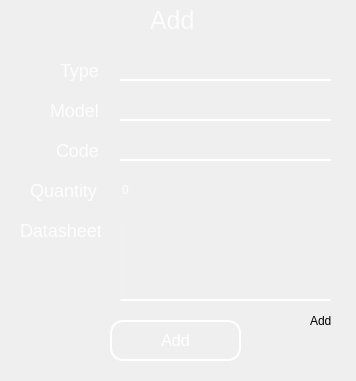
<?xml version="1.0" encoding="UTF-8"?>
<ui version="4.0">
 <class>Form</class>
 <widget class="QWidget" name="Form">
  <property name="geometry">
   <rect>
    <x>0</x>
    <y>0</y>
    <width>356</width>
    <height>381</height>
   </rect>
  </property>
  <property name="windowTitle">
   <string>Form</string>
  </property>
  <widget class="QLabel" name="backgroundLabel">
   <property name="geometry">
    <rect>
     <x>0</x>
     <y>0</y>
     <width>401</width>
     <height>381</height>
    </rect>
   </property>
   <property name="styleSheet">
    <string notr="true">QLabel#backgroundLabel{
background-image: url(:/bg-img/background.png);
}</string>
   </property>
   <property name="text">
    <string/>
   </property>
  </widget>
  <widget class="QLabel" name="addLabel">
   <property name="geometry">
    <rect>
     <x>150</x>
     <y>10</y>
     <width>51</width>
     <height>21</height>
    </rect>
   </property>
   <property name="styleSheet">
    <string notr="true">QLabel#addLabel{
color: rgba(255,255,255,200);
font-size: 25px;
font-family: &quot;Arial&quot;;
}</string>
   </property>
   <property name="text">
    <string>Add</string>
   </property>
  </widget>
  <widget class="QLabel" name="tip_Label">
   <property name="geometry">
    <rect>
     <x>60</x>
     <y>60</y>
     <width>41</width>
     <height>21</height>
    </rect>
   </property>
   <property name="styleSheet">
    <string notr="true">QLabel#tip_Label{
color: rgba(255,255,255,225);
font-size: 18px;
font-family: &quot;Arial&quot;;
}</string>
   </property>
   <property name="text">
    <string>Type</string>
   </property>
  </widget>
  <widget class="QLabel" name="model_Label">
   <property name="geometry">
    <rect>
     <x>50</x>
     <y>100</y>
     <width>51</width>
     <height>21</height>
    </rect>
   </property>
   <property name="styleSheet">
    <string notr="true">QLabel#model_Label{
color: rgba(255,255,255,225);
font-size: 18px;
font-family: &quot;Arial&quot;;
}</string>
   </property>
   <property name="text">
    <string>Model</string>
   </property>
  </widget>
  <widget class="QLabel" name="datasheet_Label">
   <property name="geometry">
    <rect>
     <x>20</x>
     <y>220</y>
     <width>81</width>
     <height>21</height>
    </rect>
   </property>
   <property name="styleSheet">
    <string notr="true">QLabel#datasheet_Label{
color: rgba(255,255,255,225);
font-size: 18px;
font-family: &quot;Arial&quot;;
}</string>
   </property>
   <property name="text">
    <string>Datasheet</string>
   </property>
  </widget>
  <widget class="QLabel" name="qt_Label">
   <property name="geometry">
    <rect>
     <x>30</x>
     <y>180</y>
     <width>71</width>
     <height>21</height>
    </rect>
   </property>
   <property name="styleSheet">
    <string notr="true">QLabel#qt_Label{
color: rgba(255,255,255,225);
font-size: 18px;
font-family: &quot;Arial&quot;;
}</string>
   </property>
   <property name="text">
    <string>Quantity</string>
   </property>
  </widget>
  <widget class="QPushButton" name="addConfirm_Button">
   <property name="geometry">
    <rect>
     <x>110</x>
     <y>320</y>
     <width>131</width>
     <height>41</height>
    </rect>
   </property>
   <property name="styleSheet">
    <string notr="true">QPushButton#addConfirm_Button{
background-color: rgba(0,0,0,0);
color: white;
font-size: 16px;
font-family: &quot;Arial&quot;;
border: 2px solid white;
border-radius: 13px;
}
QPushButton#addConfirm_Button:hover{
background-color: rgba(0,0,0,125);
}</string>
   </property>
   <property name="text">
    <string>Add</string>
   </property>
  </widget>
  <widget class="QTextEdit" name="type_Add_textEdit">
   <property name="geometry">
    <rect>
     <x>120</x>
     <y>50</y>
     <width>211</width>
     <height>31</height>
    </rect>
   </property>
   <property name="font">
    <font>
     <pointsize>12</pointsize>
    </font>
   </property>
   <property name="styleSheet">
    <string notr="true">QTextEdit#type_Add_textEdit{
background-color: rgba(0,0,0,0);
color: white;
border: none;
border-bottom: 2px solid white;
}</string>
   </property>
  </widget>
  <widget class="QTextEdit" name="model_Add_textEdit">
   <property name="geometry">
    <rect>
     <x>120</x>
     <y>90</y>
     <width>211</width>
     <height>31</height>
    </rect>
   </property>
   <property name="font">
    <font>
     <pointsize>12</pointsize>
    </font>
   </property>
   <property name="styleSheet">
    <string notr="true">QTextEdit#model_Add_textEdit{
background-color: rgba(0,0,0,0);
color: white;
border: none;
border-bottom: 2px solid white;
}</string>
   </property>
  </widget>
  <widget class="QTextEdit" name="datasheet_Add_textEdit">
   <property name="geometry">
    <rect>
     <x>120</x>
     <y>220</y>
     <width>211</width>
     <height>81</height>
    </rect>
   </property>
   <property name="font">
    <font>
     <pointsize>12</pointsize>
    </font>
   </property>
   <property name="styleSheet">
    <string notr="true">QTextEdit#datasheet_Add_textEdit{
background-color: rgba(0,0,0,0);
color: white;
border: 1px solid rgba(255,255,255,15);
border-bottom: 2px solid white;
}</string>
   </property>
  </widget>
  <widget class="QSpinBox" name="qt_spinBox">
   <property name="geometry">
    <rect>
     <x>120</x>
     <y>180</y>
     <width>40</width>
     <height>20</height>
    </rect>
   </property>
   <property name="font">
    <font>
     <pointsize>-1</pointsize>
    </font>
   </property>
   <property name="styleSheet">
    <string notr="true">QSpinBox#qt_spinBox{
background-color: rgba(0,0,0,0);
color: white;
border: none;
font-size: 12px;
}</string>
   </property>
   <property name="maximum">
    <number>999</number>
   </property>
  </widget>
  <widget class="QLabel" name="addLabel_2">
   <property name="geometry">
    <rect>
     <x>310</x>
     <y>310</y>
     <width>51</width>
     <height>21</height>
    </rect>
   </property>
   <property name="styleSheet">
    <string notr="true">QLabel#addLabel{
color: rgba(255,255,255,200);
font-size: 25px;
font-family: &quot;Arial&quot;;
}</string>
   </property>
   <property name="text">
    <string>Add</string>
   </property>
  </widget>
  <widget class="QLabel" name="code_Label">
   <property name="geometry">
    <rect>
     <x>56</x>
     <y>140</y>
     <width>51</width>
     <height>21</height>
    </rect>
   </property>
   <property name="styleSheet">
    <string notr="true">QLabel#code_Label{
color: rgba(255,255,255,225);
font-size: 18px;
font-family: &quot;Arial&quot;;
}</string>
   </property>
   <property name="text">
    <string>Code</string>
   </property>
  </widget>
  <widget class="QTextEdit" name="code_Add_textEdit">
   <property name="geometry">
    <rect>
     <x>120</x>
     <y>130</y>
     <width>211</width>
     <height>31</height>
    </rect>
   </property>
   <property name="font">
    <font>
     <pointsize>12</pointsize>
    </font>
   </property>
   <property name="styleSheet">
    <string notr="true">QTextEdit#code_Add_textEdit{
background-color: rgba(0,0,0,0);
color: white;
border: none;
border-bottom: 2px solid white;
}</string>
   </property>
  </widget>
 </widget>
 <resources>
  <include location="background.qrc"/>
 </resources>
 <connections/>
</ui>
